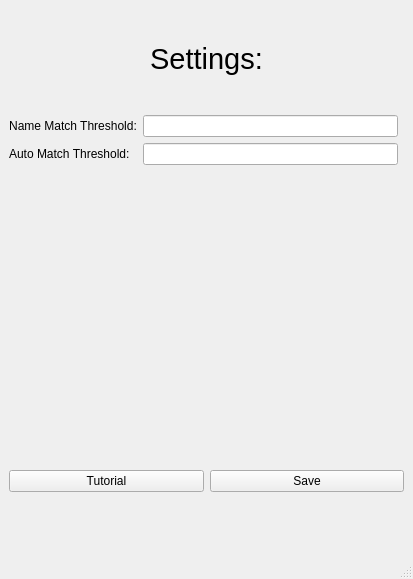
<?xml version="1.0" encoding="UTF-8"?>
<ui version="4.0">
 <class>AddWindow</class>
 <widget class="QMainWindow" name="AddWindow">
  <property name="geometry">
   <rect>
    <x>0</x>
    <y>0</y>
    <width>413</width>
    <height>579</height>
   </rect>
  </property>
  <property name="windowTitle">
   <string>Add Source</string>
  </property>
  <widget class="QWidget" name="centralwidget">
   <layout class="QGridLayout" name="gridLayout">
    <item row="0" column="0" colspan="2">
     <widget class="QLabel" name="SettingLabel">
      <property name="maximumSize">
       <size>
        <width>16777215</width>
        <height>100</height>
       </size>
      </property>
      <property name="font">
       <font>
        <family>Arial</family>
        <pointsize>22</pointsize>
       </font>
      </property>
      <property name="text">
       <string>Settings:</string>
      </property>
      <property name="alignment">
       <set>Qt::AlignCenter</set>
      </property>
     </widget>
    </item>
    <item row="3" column="0" colspan="2">
     <layout class="QHBoxLayout" name="settingHLay">
      <item>
       <widget class="QPushButton" name="tutorialBtn">
        <property name="font">
         <font>
          <family>Arial</family>
         </font>
        </property>
        <property name="text">
         <string>Tutorial</string>
        </property>
       </widget>
      </item>
      <item>
       <widget class="QPushButton" name="saveBtn">
        <property name="font">
         <font>
          <family>Arial</family>
         </font>
        </property>
        <property name="text">
         <string>Save</string>
        </property>
       </widget>
      </item>
     </layout>
    </item>
    <item row="5" column="0" colspan="2">
     <widget class="QLabel" name="actionLabel">
      <property name="sizePolicy">
       <sizepolicy hsizetype="Preferred" vsizetype="Preferred">
        <horstretch>0</horstretch>
        <verstretch>0</verstretch>
       </sizepolicy>
      </property>
      <property name="maximumSize">
       <size>
        <width>16777215</width>
        <height>50</height>
       </size>
      </property>
      <property name="text">
       <string/>
      </property>
      <property name="alignment">
       <set>Qt::AlignCenter</set>
      </property>
     </widget>
    </item>
    <item row="2" column="1">
     <layout class="QVBoxLayout" name="settingVLay2"/>
    </item>
    <item row="1" column="0" rowspan="2">
     <layout class="QFormLayout" name="formLayout">
      <item row="0" column="0">
       <widget class="QLabel" name="nameMatchThresholdLabel">
        <property name="font">
         <font>
          <family>Arial</family>
         </font>
        </property>
        <property name="text">
         <string>Name Match Threshold:</string>
        </property>
        <property name="alignment">
         <set>Qt::AlignCenter</set>
        </property>
       </widget>
      </item>
      <item row="0" column="1">
       <widget class="QLineEdit" name="nameMatchThreshold">
        <property name="maximumSize">
         <size>
          <width>500</width>
          <height>16777215</height>
         </size>
        </property>
        <property name="text">
         <string/>
        </property>
       </widget>
      </item>
      <item row="1" column="0">
       <widget class="QLabel" name="autoMatchThresholdLabel">
        <property name="text">
         <string>Auto Match Threshold:</string>
        </property>
       </widget>
      </item>
      <item row="1" column="1">
       <widget class="QLineEdit" name="autoMatchThreshold"/>
      </item>
     </layout>
    </item>
   </layout>
  </widget>
  <widget class="QMenuBar" name="menubar">
   <property name="geometry">
    <rect>
     <x>0</x>
     <y>0</y>
     <width>413</width>
     <height>26</height>
    </rect>
   </property>
  </widget>
  <widget class="QStatusBar" name="statusbar"/>
 </widget>
 <resources/>
 <connections/>
</ui>
